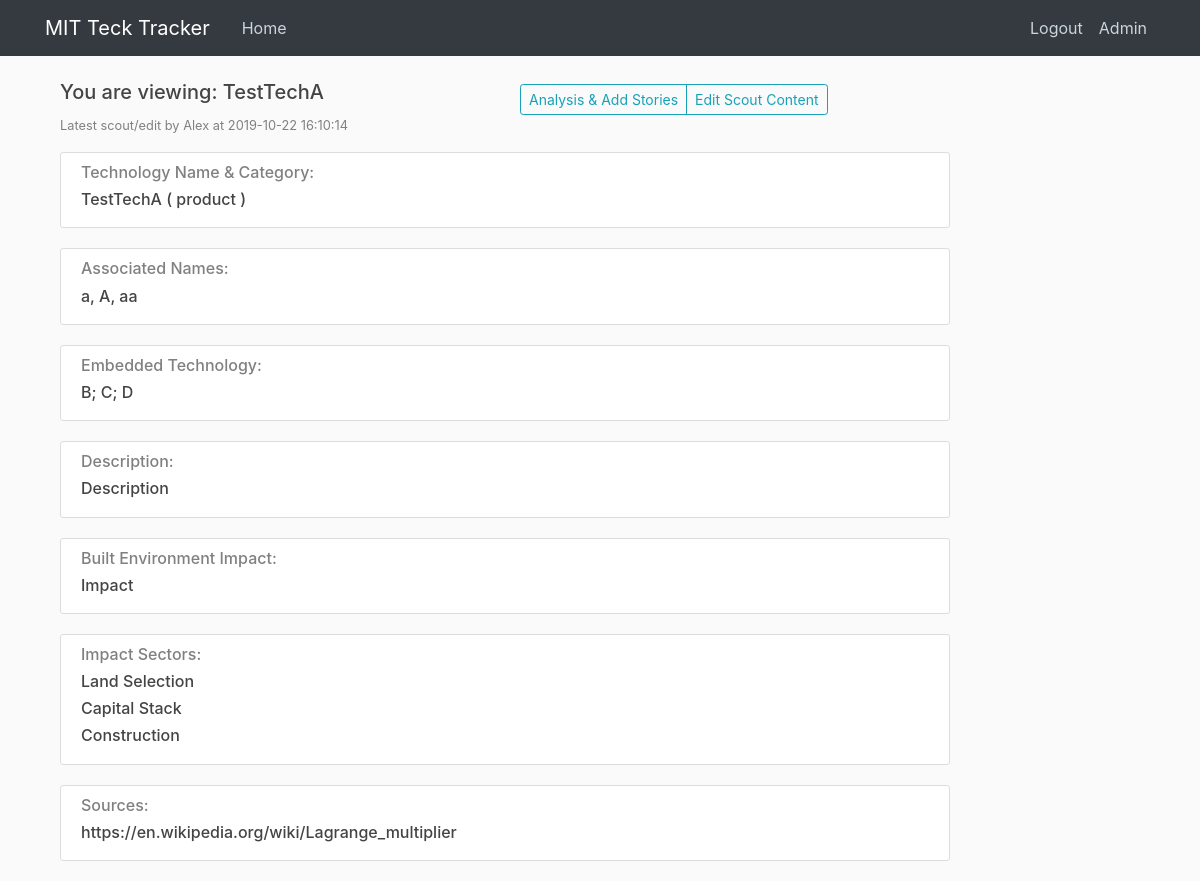
/view_scout/70 (signed in), run on an earlier commit of the app's database.
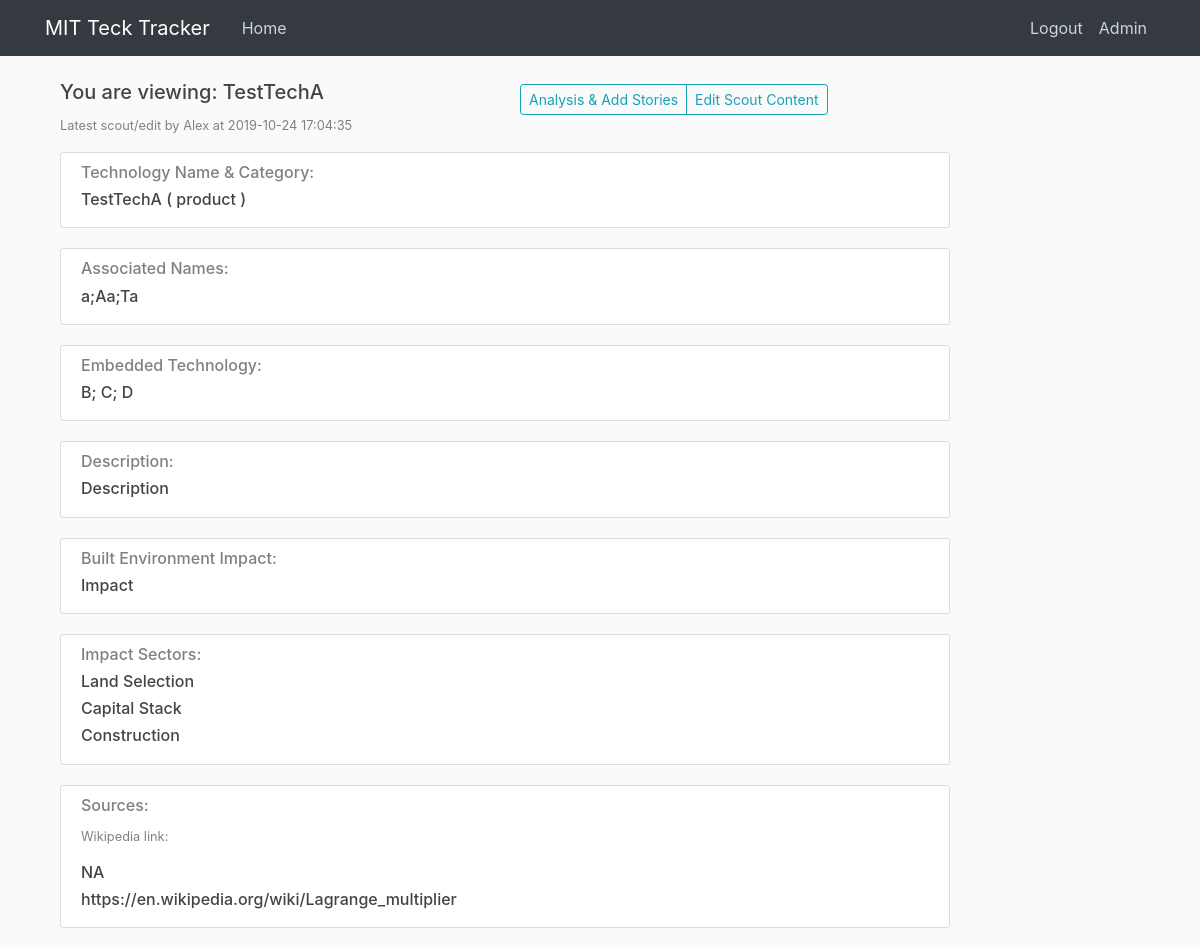
And on a later commit of the database.
### tables this page shows
CREATE TABLE tech_main_log (
  log_id integer PRIMARY KEY autoincrement,
  contributor integer NOT NULL,
  tech_name text NOT NULL,
  scout_time timestamp without time zone NOT NULL,
  description text NOT NULL,
  desc_source text,
  impact text NOT NULL,
  impa_source text,
  impa_sector text,
  asso_names text

, emb_techs text, edited boolean, wiki_link text, category text);

### app.py (the view)
@app.route("/view_scout/<log_id>", methods = ['GET', 'POST'])
def view_scout(log_id):
    user = get_current_user()
    if not user:
        return redirect(url_for('login'))
    db = get_db()
    scout_cur = db.execute('''
                            select *, datetime(scout_time,'unixepoch') scout_time_dt
                            from tech_main_log join users
                            on contributor = user_id
                            where log_id = ?
                            ''', [log_id])
    scout = scout_cur.fetchone()
    b = tuple(map(int, scout['impa_sector'].split(';'))) if len(scout['impa_sector']) >1 else '('+str(scout['impa_sector']) + ')'
    sectors_sql = 'select sector from impacted_sector_order where sec_id in ' + str(b)
    sectors_cur = db.execute(sectors_sql)
    sectors = sectors_cur.fetchall()
    return render_template('view_scout.html', title='View Tech Scout', user = user, scout = scout, sectors = sectors)

### app.py (called while the page is built)
def get_current_user():
    user_result = None
    if 'user' in session:
        user_email = session['user']
        db = get_db()
        user_cur = db.execute('select user_id, email, password, can_scout, can_analyse, can_edit, admin from users where email = ?', [user_email])
        user_result = user_cur.fetchone()
    return user_result

### dbTest.py (called while the page is built)
def connect_db(RowMode=True):
    sql = sqlite3.connect(dbpath)
    if RowMode:
        sql.row_factory = sqlite3.Row
    else:
        sql.row_factory = lambda cursor, row: row[0]
    return sql

def get_db():
    if not hasattr(g, 'sqlite3_db'):
        g.sqlite_db = connect_db()
    return g.sqlite_db

### templates/view_scout.html
{% extends "layout.html" %}
{% from "show_links.html" import show_links %}
{% block nav %}
{{ show_links(user) }}
{% endblock %}
{% block content %}
<div div class="col-lg-12">
  <div class = "row">
    <div class = "col">
      <h5>You are viewing: {{ scout['tech_name']}} </h5>
      <p><small><font color="grey">Latest scout/edit by {{ scout['username'] }} at {{ scout['scout_time_dt'] }}</font></small></p>
    </div>
    <div class = "col">
      <div class="btn-group btn-group-sm pull-right mt-1" role="group">
        <a href="{{ url_for('tech_analytics', tech=scout['tech_name']) }}" role="button"  class="btn btn-outline-info ">Analysis & Add Stories</a>
        <a href="{{ url_for('edit_scout', log_id=scout['log_id']) }}" role="button"  class="btn  {% if user['can_edit'] == 0 %}  btn-outline-secondary disabled {% else %} btn-outline-info {% endif %} pull-right">Edit Scout Content</a>
      </div>
    </div>
  </div>
    <div class = "content-section">
      <h6><font color="grey">Technology Name & Category: </h6>
      <h6>{{ scout['tech_name']}} ( {{ scout['category']}} )</h6>
    </div>
    <div class = "content-section">
      <h6><font color="grey">Associated Names: </h6>
      <h6>{{ scout['asso_names']}}</h6>
    </div>
    <div class = "content-section">
      <h6><font color="grey">Embedded Technology: </h6>
      <h6>{{ scout['emb_techs']}}</h6>
    </div>
    <div class = "content-section">
      <h6><font color="grey">Description: </h6>
      <h6>{{ scout['description'] }}</h6>
    </div>
    <div class = "content-section">
      <h6><font color="grey">Built Environment Impact: </h6>
      <h6>{{ scout['impact'] }}</h6>
    </div>
    <div class = "content-section">
      <h6><font color="grey">Impact Sectors: </h6>
        {% for sec in sectors %}
          <h6>{{ sec['sector'] }}</h6>
        {% endfor %}
    </div>
    <div class = "content-section">
      <h6><font color="grey">Sources: </h6>
      {% if scout['wiki_link'] %}
        <p><small><font color="grey">Wikipedia link:</font></small></p>
        <h6>{{ scout['wiki_link']}}</h6>
      {% endif %}
      <h6>{{ scout['desc_source']}}</h6>
    </div>
</div>
{% endblock content %}

What changed in the data, as far as the page shows it:
changed tech_main_log "TestTechA": asso_names "a, A, aa" → "a;Aa;Ta"; wiki_link (not shown) → "NA"
Also different on the page:
{{ scout['scout_time_dt'] }}: "2019-10-22 16:10:14" → "2019-10-24 17:04:35"
text now shown: "Wikipedia link:"
